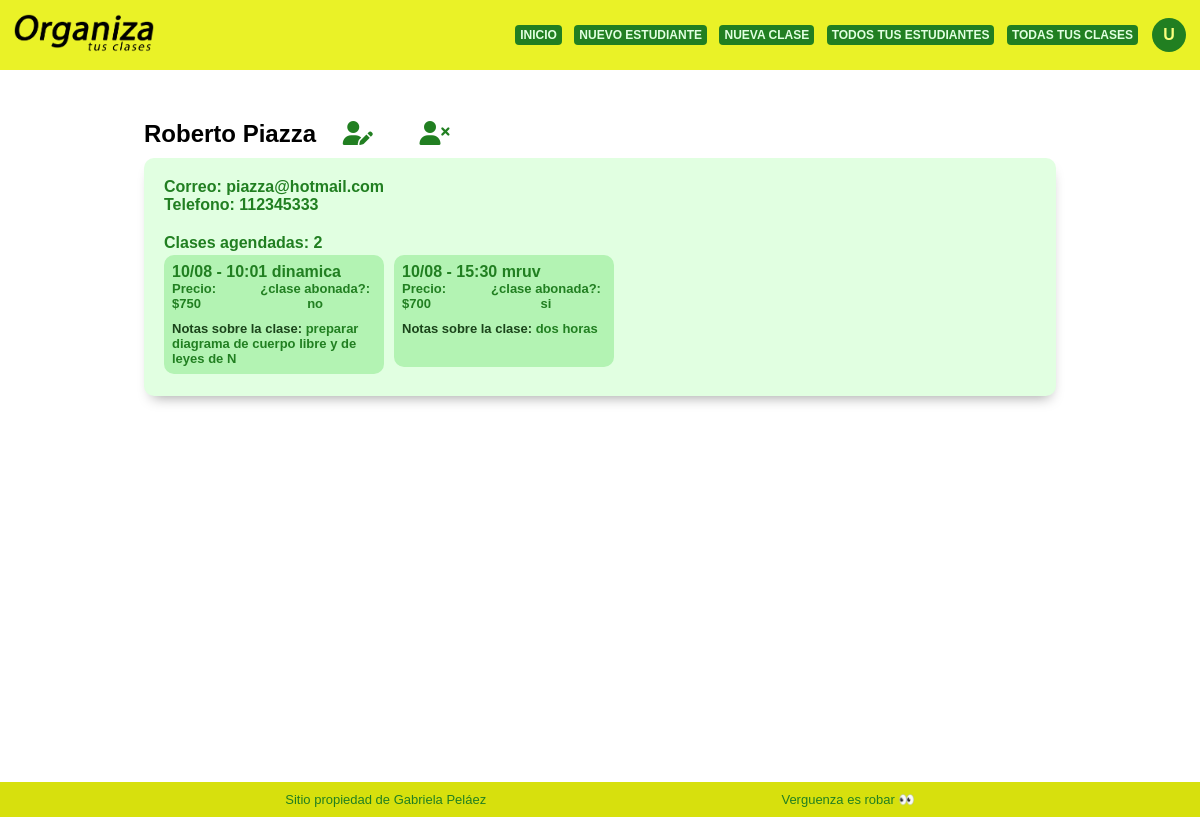
/datosEstud.php?id=21 (signed in), run on the app's committed database.
### tables this page shows
CREATE TABLE `estudiante` (
  `id_estud` int(11) NOT NULL,
  `nomEstud` varchar(11) NOT NULL,
  `apeEstud` varchar(11) NOT NULL,
  `correoEstud` varchar(20) NOT NULL,
  `telEstud` int(15) NOT NULL,
  `comentEstud` text NOT NULL,
  `usu_id` int(11) NOT NULL
);

CREATE TABLE `clase` (
  `id_clase` int(11) NOT NULL,
  `temaClase` varchar(20) NOT NULL,
  `fecha` date NOT NULL,
  `hora` time NOT NULL,
  `precioClase` int(5) NOT NULL,
  `pago` varchar(2) NOT NULL,
  `comentClase` text NOT NULL,
  `usu_id` int(11) NOT NULL,
  `estud_id` int(11) NOT NULL
);

### datosEstud.php (the view, shortened to what this page needs)
<?php
include 'conn.php';
if(isset($_GET['id'])){
    $idEstud = $_GET['id'];
} elseif(isset( $_GET['idVB'])){
    $idEstud = $_GET['idVB'];
};
$usu_id = $_SESSION['userId'];
$sql = "select * from estudiante where estudiante.usu_id=$usu_id AND estudiante.id_estud = $idEstud";
$query = mysqli_query($conexion, $sql);
$mostrar2 = mysqli_fetch_array($query);
?>
<?php
if(isset($_SESSION['userId'])){
?>
<!DOCTYPE html>
<html lang="es">
<head>
    <link rel="stylesheet" href="estilos/estilosDatos.css">
    <link rel="stylesheet" href="https://cdn-uicons.flaticon.com/uicons-regular-rounded/css/uicons-regular-rounded.css">
</head>
<body>
    <header>
        <?php include 'nav.php' ?>
    <main>
        <section>
        <div class="desliz-titulo">
                <?php echo $mostrar2['nomEstud'] . " ". $mostrar2['apeEstud'] ?>
                <span>
                    <a href="editarEstud.php?idEstud=<?php echo $mostrar2['id_estud'] ?>"><i class="fas fa-user-edit"></i></a>
                </span>
                <span>
                    <a id="btn-borrar" href="datosEstud.php?idVB=<?php echo $mostrar2['id_estud'] ?>"><i class="fas fa-user-times"></i></a>
                </span>
            </div>
            <div class="desliz-e">
                <div class="desliz-info-e">
                    <div class="info-contacto">
                        <div>
                            Correo: <?php echo $mostrar2['correoEstud'] ?>
                        </div>
                        <div>
                            Telefono: <?php echo $mostrar2['telEstud'] ?>
                        </div>
                    </div>
                    <div class="cant-clases">
                        Clases agendadas:
                        <?php
                        $idEstud = $mostrar2['id_estud'];
                        $sqlCuenta = "select count(*) FROM clase where usu_id = $usu_id and estud_id = $idEstud";
                        $queryCuenta = mysqli_query($conexion,$sqlCuenta);
                        $arrayCuenta = mysqli_fetch_array($queryCuenta);
                        $cuenta = $arrayCuenta[0];
                        echo " " . " " .$cuenta;
                        ?>
                    </div>
                    <div class="desliz-notas-e">
                        <?php
                        $sql3 = "select * FROM estudiante INNER JOIN clase WHERE estudiante.id_estud = clase.estud_id and estudiante.usu_id = $usu_id and estudiante.id_estud = $idEstud order by fecha asc";
                        $consulta3 = mysqli_query($conexion, $sql3);
                        while($mostrar3 = mysqli_fetch_array($consulta3)){
                        ?>
                        <div class="desliz-clases-btns-e">
                            <div class="desliz-clase">
                                <div class="desliz-clase-renglon">
                                    <span><?php echo date("d/m", strtotime($mostrar3['fecha'])) ?> - <?php echo date("H:i", strtotime($mostrar3['hora'])) ?></span> <span><?php echo $mostrar3['temaClase'] ?></span>
                                </div>
                                <div class="renglon-pago">
                                    <div class="pago-e">
                                        Precio: $<?php echo $mostrar3['precioClase'] ?>
                                    </div>
                                    <div class="pagoBD-e">
                                    ¿clase abonada?: <?php echo $mostrar3['pago'] ?>
                                    </div>
                                </div>
                                <div class="coment-clase">
                                    <span> Notas sobre la clase: </span><?php echo $mostrar3['comentClase'] ?>
                                </div>
                            </div>
                        </div>
                        <?php
                        }
                        ?>
                    </div>
                </div>
            </div>
        </section>
    </main>
    <?php include 'footer.php' ?>
</body>
</html>
<?php }
else{
    echo "no iniciaste sesion, redirigiendo...";
    header('refresh:3; url= login.html');
} ?>

### estilos/estilosDatos.css (style rules this page uses)
* { margin: 0; padding: 0; box-sizing: border-box; font-family: 'Noto Sans JP', sans-serif; }
html { scroll-behavior: smooth; }
main { min-height: 89vh; }
main section { padding: 50px 12% 0 12%; margin-bottom: 150px; }
.desliz-titulo { margin-bottom: 10px; font-size: x-large; font-weight: bolder; }
.desliz-titulo span { margin-left: 20px; margin-right: 20px; }
.desliz-titulo a { text-decoration: none; color: #217f21; }
.info-contacto div, .cant-clases { font-weight: bolder; }
.desliz-e { margin-bottom: 50px; padding: 20px 20px 10px; border-radius: 10px; background-color: rgb(225, 255, 225); color: #217f21; justify-content: right; box-shadow: 1px 8px 14px -7px rgba(0,0,0,0.38); -webkit-box-shadow: 1px 8px 14px -7px rgba(0,0,0,0.38); -moz-box-shadow: 1px 8px 14px -7px rgba(0,0,0,0.38); }
.desliz-notas-e { display: flex; flex-wrap: wrap; }
.desliz-clases-btns-e { margin-right: 10px; width: 23%; min-width: 220px; display: flex; flex-flow: column; }
.cant-clases { margin-top: 20px; margin-bottom: 3px; }
.desliz-clase { padding: 8px; min-height: fit-content; height: 85%; border-radius: 10px; font-weight: bolder; background-color: rgb(179, 243, 179); color: #217f21; }
.desliz-clase-renglon span:nth-child(2) { margin-right: 5px; }
.renglon-pago { display: flex; align-items: center; flex-flow: row; font-size: small; }
.pago-e { margin-right: 10px; }
.pagoBD-e { text-align: center; }
.coment-clase { margin-top: 10px; font-size: small; }
.coment-clase span { color: #1a441a; }

### estilos/estilosNav.css (style rules this page uses)
* { margin: 0; padding: 0; box-sizing: border-box; font-family: 'Noto Sans JP', sans-serif; }

### data on the page
estudiante: nomEstud "Roberto", apeEstud "Piazza", correoEstud "piazza@hotmail.com", telEstud "112345333"
clase: fecha "10/08", hora "10:01", temaClase "dinamica", precioClase "750", pago "no", comentClase "preparar diagrama de cuerpo libre y de leyes de N"
clase: fecha "10/08", hora "15:30", temaClase "mruv", precioClase "700", pago "si", comentClase "dos horas"

### other printed values
$cuenta "2"
